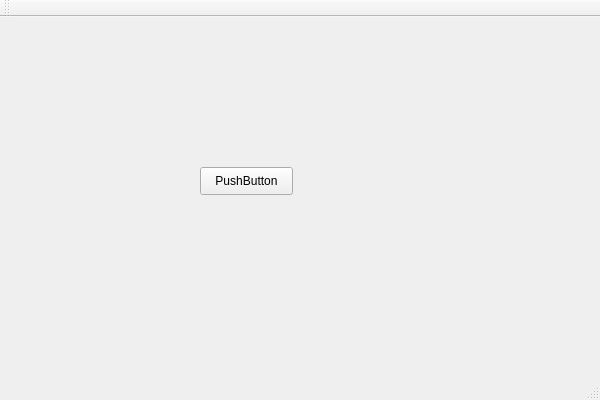
<?xml version="1.0" encoding="UTF-8"?>
<ui version="4.0">
 <class>CalcClass</class>
 <widget class="QMainWindow" name="CalcClass">
  <property name="geometry">
   <rect>
    <x>0</x>
    <y>0</y>
    <width>600</width>
    <height>400</height>
   </rect>
  </property>
  <property name="windowTitle">
   <string>Calc</string>
  </property>
  <widget class="QWidget" name="centralWidget">
   <widget class="QPushButton" name="pushButton">
    <property name="geometry">
     <rect>
      <x>200</x>
      <y>150</y>
      <width>93</width>
      <height>28</height>
     </rect>
    </property>
    <property name="text">
     <string>PushButton</string>
    </property>
   </widget>
  </widget>
  <widget class="QMenuBar" name="menuBar">
   <property name="geometry">
    <rect>
     <x>0</x>
     <y>0</y>
     <width>600</width>
     <height>26</height>
    </rect>
   </property>
  </widget>
  <widget class="QToolBar" name="mainToolBar">
   <attribute name="toolBarArea">
    <enum>TopToolBarArea</enum>
   </attribute>
   <attribute name="toolBarBreak">
    <bool>false</bool>
   </attribute>
  </widget>
  <widget class="QStatusBar" name="statusBar"/>
 </widget>
 <layoutdefault spacing="6" margin="11"/>
 <resources>
  <include location="calc.qrc"/>
 </resources>
 <connections/>
</ui>
